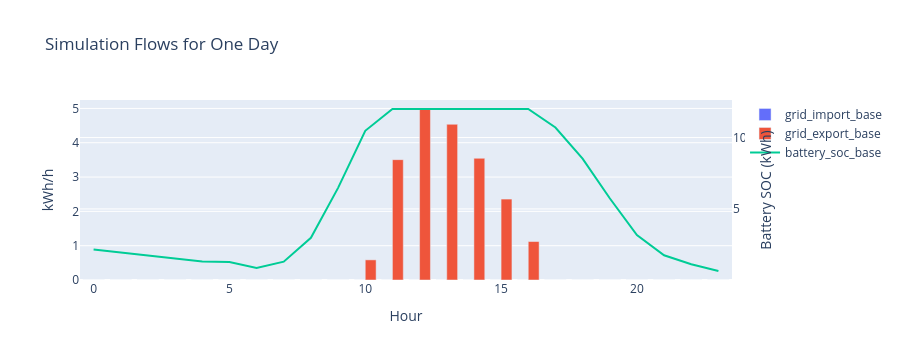

Here is the notebook cell this chart was saved with:
### Code cell
hours = np.arange(24)
fig = go.Figure()
fig.add_trace(go.Bar(x=hours, y=res_base['grid_import'], name='grid_import_base'))
fig.add_trace(go.Bar(x=hours, y=res_base['grid_export'], name='grid_export_base'))
fig.add_trace(go.Scatter(x=hours, y=res_base['battery_soc'], name='battery_soc_base', yaxis='y2'))
fig.update_layout(
    title='Simulation Flows for One Day',
    xaxis_title='Hour',
    yaxis_title='kWh/h',
    yaxis2=dict(title='Battery SOC (kWh)', overlaying='y', side='right'),
    barmode='group',
    height=360,
)
fig.show()

### Figure 1 — Plotly figure (JSON) as saved in the notebook; plotly's stock layout.template omitted (floating-point values rounded to 4 significant figures)
{"data": [{"name": "grid_import_base", "type": "bar", "x": [0, 1, 2, 3, 4, 5, 6, 7, 8, 9, 10, 11, 12, 13, 14, 15, 16, 17, 18, 19, 20, 21, 22, 23], "y": [0.0, 0.0, 0.0, 0.0, 0.0, 0.0, 0.0, 0.0, 0.0, 0.0, 0.0, 0.0, 0.0, 0.0, 0.0, 0.0, 0.0, 0.0, 0.0, 0.0, 0.0, 0.0, 0.0, 0.0]}, {"name": "grid_export_base", "type": "bar", "x": [0, 1, 2, 3, 4, 5, 6, 7, 8, 9, 10, 11, 12, 13, 14, 15, 16, 17, 18, 19, 20, 21, 22, 23], "y": [0.0, 0.0, 0.0, 0.0, 0.0, 0.0, 0.0, 0.0, 0.0, 0.0, 0.5868, 3.507, 4.983, 4.538, 3.547, 2.359, 1.121, 0.0, 0.0, 0.0, 0.0, 0.0, 0.0, 0.0]}, {"name": "battery_soc_base", "type": "scatter", "x": [0, 1, 2, 3, 4, 5, 6, 7, 8, 9, 10, 11, 12, 13, 14, 15, 16, 17, 18, 19, 20, 21, 22, 23], "y": [2.154, 1.958, 1.761, 1.565, 1.319, 1.273, 0.8667, 1.303, 2.977, 6.475, 10.47, 12.0, 12.0, 12.0, 12.0, 12.0, 12.0, 10.7, 8.521, 5.745, 3.166, 1.754, 1.129, 0.6503], "yaxis": "y2"}], "layout": {"barmode": "group", "height": 360, "title": {"text": "Simulation Flows for One Day"}, "xaxis": {"title": {"text": "Hour"}}, "yaxis": {"title": {"text": "kWh/h"}}, "yaxis2": {"overlaying": "y", "side": "right", "title": {"text": "Battery SOC (kWh)"}}}}
